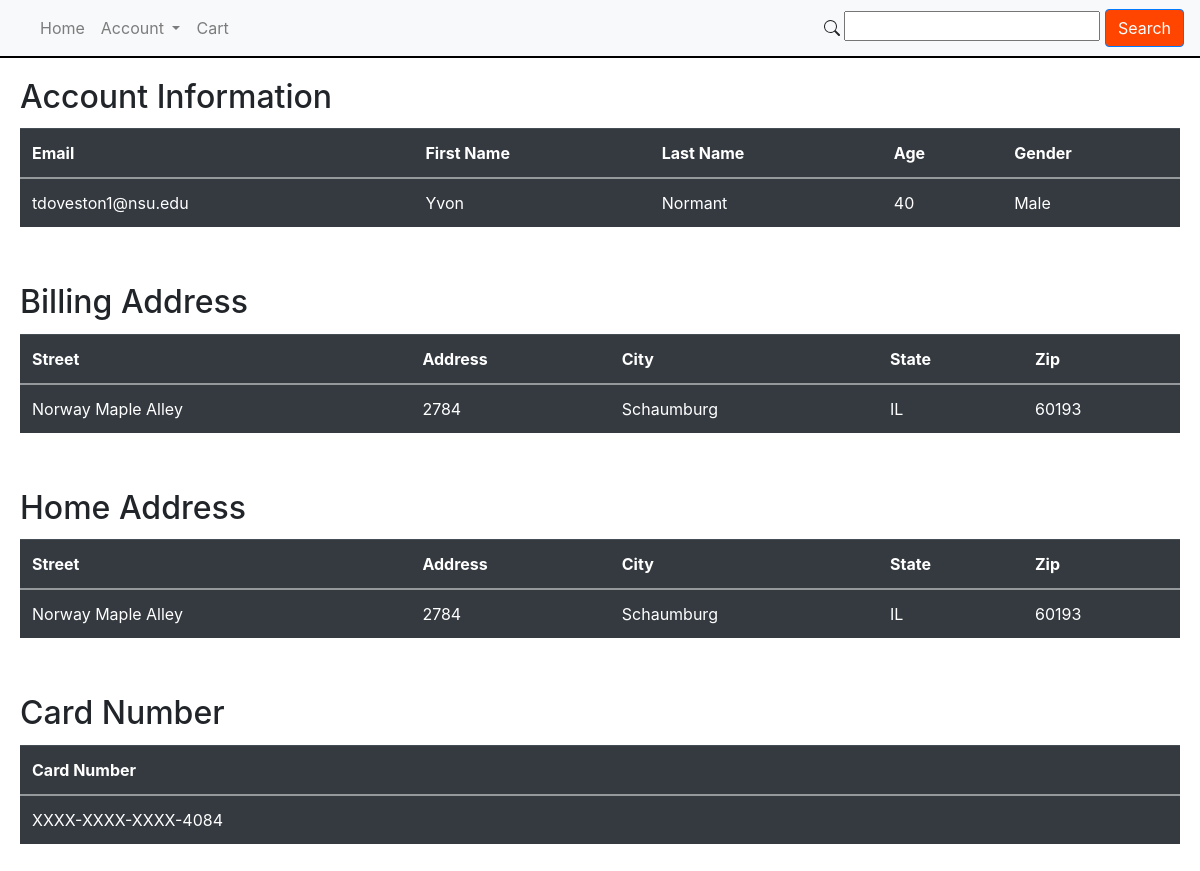
/account (signed in), run on the app's committed database.
### tables this page shows
CREATE TABLE Buyers(email TEXT NOT NULL PRIMARY KEY, first_name TEXT NOT NULL, last_name TEXT NOT NULL, gender TEXT NOT NULL, age INT NOT NULL, home_address_id INT NOT NULL, billing_address_id INT NOT NULL, FOREIGN KEY (email) REFERENCES Users (email) );

CREATE TABLE Address(address_id TEXT NOT NULL PRIMARY KEY, zipcode INT NOT NULL, street_num INT NOT NULL, street_name TEXT NOT NULL, FOREIGN KEY (zipcode) REFERENCES Zipcode_Info (zipcode) );

CREATE TABLE Zipcode_Info(zipcode INT NOT NULL PRIMARY KEY, city TEXT NOT NULL, state_id INT NOT NULL, population INT NOT NULL, density INT NOT NULL, county_name TEXT NOT NULL, timezone TEXT NOT NULL);

### app.py (the view)
@app.route('/account', methods=['GET', 'POST'])
def account():
    if session.returnIsVendor() == 1:
        return redirect('/') # todo
    if session.returnIsBuyer() == 1:
        personal = personalDetails_request(session.returnUserID(), session.returnHashedPassword())
        billing = billingAddrDetails_request(session.returnUserID(), session.returnHashedPassword())
        home = homeAddrDetails_request(session.returnUserID(), session.returnHashedPassword())
        payments = paymentDetails_request(session.returnUserID(), session.returnHashedPassword())
        return render_template('account.html', personal=personal, billing=billing,home=home, payments=payments)
    return redirect('/')

### app.py (called while the page is built)
def personalDetails_request(emailaddress, password):
    connection = sql.connect('database.db')
    cursor = connection.execute('SELECT Buyers.email, Buyers.first_name, Buyers.last_name, Buyers.age, Buyers.gender FROM Users JOIN Buyers ON Buyers.email = Users.email WHERE Users.email =''?'' AND Users.password =''?'';', (emailaddress, password))
    return cursor.fetchall()

def billingAddrDetails_request(emailaddress, password):
    connection = sql.connect('database.db')
    cursor = connection.execute('SELECT Address.street_name, Address.street_num, Zipcode_Info.city, Zipcode_Info.state_id, Address.zipcode FROM Users LEFT JOIN Buyers ON Buyers.email = Users.email LEFT JOIN Address ON Buyers.billing_address_id = Address.address_ID LEFT JOIN Zipcode_Info ON Zipcode_Info.zipcode = Address.zipcode WHERE Users.email =''?'' AND Users.password =''?'';', (emailaddress, password))
    return cursor.fetchall()

def homeAddrDetails_request(emailaddress, password):
    connection = sql.connect('database.db')
    cursor = connection.execute('SELECT Address.street_name, Address.street_num, Zipcode_Info.city, Zipcode_Info.state_id, Address.zipcode FROM Users LEFT JOIN Buyers ON Buyers.email = Users.email LEFT JOIN Address ON Buyers.billing_address_id = Address.address_ID LEFT JOIN Zipcode_Info ON Zipcode_Info.zipcode = Address.zipcode WHERE Users.email =''?'' AND Users.password =''?'';', (emailaddress, password))
    return cursor.fetchall()

def paymentDetails_request(emailaddress, password):
    connection = sql.connect('database.db')
    cursor = connection.execute('SELECT substr(Credit_Cards.credit_card_num, 16,4) FROM Users LEFT JOIN Buyers ON Buyers.email = Users.email LEFT JOIN Credit_Cards ON Credit_Cards.owner_email = Buyers.email WHERE Users.email =''?'' AND Users.password =''?'';', (emailaddress, password))
    return cursor.fetchone()

### session.py (called while the page is built)
    def returnHashedPassword(self):
        return self.password

    def returnUserID(self):
        return self.userID

    def returnIsSeller(self):
        return self.isSeller

    def returnIsBuyer(self):
        return self.isBuyer

    def returnIsVendor(self):
        return self.isVendor

### templates/account.html (shortened to what this page needs)
<!DOCTYPE html>
<html lang="en" dir="ltr">
    <head>
        <link rel="stylesheet" href="https://stackpath.bootstrapcdn.com/bootstrap/4.4.1/css/bootstrap.min.css"
>
        <link rel="stylesheet" type="text/css" href="{{ url_for('static', filename='css/styles.css') }}" />
        <link rel="stylesheet" href="https://cdnjs.cloudflare.com/ajax/libs/bootstrap/4.5.3/css/bootstrap.min.css" />
    </head>
    <body>
		<nav class="navbar navbar-expand-lg navbar-light bg-light">
		  	<div class="collapse navbar-collapse" id="navbarSupportedContent">
		    	<ul class="navbar-nav mr-auto">
             	{% for item in navbar %}
				{% if item.sublinks %}
			      	<li class="nav-item dropdown">
			        	<a class="nav-link dropdown-toggle" href="#" id="navbarDropdown" role="button" data-toggle="dropdown" aria-haspopup="true" aria-expanded="false">
				          	{{item.text}}
			        	</a>
			      	</li>
			  		{% elif item.url %}
			      	<li class="nav-item">
			        	<a class="nav-link" href="{{item.url}}">{{item.text}}</a>
			      	</li>
		      		{% endif %}
		      		{% endfor %}
		      	</ul>
		  	</div>
		  	<form action="/search" method="POST">
				<input type="text" name="search">
				<button type="submit" class="btn btn-primary" style="background-color: orangered;">Search</button>
			</form>
		</nav>
		<div style="margin: 0px; padding: 0px; background-color: black; color: black; height: 2px !important; width: 100% important;"></div>
        <div class="card-body">
            <h2 class="card-title">Account Information</h2>
            <table class="table table-dark">
                <tr>
                    <th scope="col">Email</th>
                    <th scope="col">First Name</th>
                    <th scope="col">Last Name</th>
                    <th scope="col">Age</th>
                    <th scope="col">Gender</th>
                </tr>
                <tbody>
                {% for email, first_name, last_name, age, gender in personal %}
                    <tr>
                        <td> {{ email }} </td>
                        <td> {{ first_name }} </td>
                        <td> {{ last_name }} </td>
                        <td> {{ age }} </td>
                        <td> {{ gender }} </td>
                    </tr>
                {% endfor %}
                </tbody>
            </table>
        </div>
        <div class="card-body">
            <h2 class="card-title">Billing Address</h2>
            <table class="table table-dark">
                <tr>
                    <th scope="col">Street</th>
                    <th scope="col">Address</th>
                    <th scope="col">City</th>
                    <th scope="col">State</th>
                    <th scope="col">Zip</th>
                </tr>
                <tbody>
                {% for street_name, street_num, city, state_id, zipcode in billing %}
                    <tr>
                        <td> {{ street_name }} </td>
                        <td> {{ street_num }} </td>
                        <td> {{ city }} </td>
                        <td> {{ state_id }} </td>
                        <td> {{ zipcode }} </td>
                    </tr>
                {% endfor %}
                </tbody>
            </table>
        </div>
        <div class="card-body">
            <h2 class="card-title">Home Address</h2>
            <table class="table table-dark">
                <tr>
                    <th scope="col">Street</th>
                    <th scope="col">Address</th>
                    <th scope="col">City</th>
                    <th scope="col">State</th>
                    <th scope="col">Zip</th>
                </tr>
                <tbody>
                {% for street_name, street_num, city, state_id, zipcode in home %}
                    <tr>
                        <td> {{ street_name }} </td>
                        <td> {{ street_num }} </td>
                        <td> {{ city }} </td>
                        <td> {{ state_id }} </td>
                        <td> {{ zipcode }} </td>
                    </tr>
                {% endfor %}
                </tbody>
            </table>
        </div>
        <div class="card-body">
            <h2 class="card-title">Card Number</h2>
            <table class="table table-dark">
                <tr>
                    <th scope="col">Card Number</th>
                </tr>
                <tbody>
                {% for card_num in payments %}
                    <tr>
                        <td> XXXX-XXXX-XXXX-{{ card_num }} </td>
                    </tr>
                {% endfor %}
                </tbody>
            </table>
        </div>
    </body>
</html>

### data on the page
Buyers: email "tdoveston1@nsu.edu", first_name "Yvon", last_name "Normant", age "40", gender "Male"
Address: street_name "Norway Maple Alley", street_num "2784", city "Schaumburg", state_id "IL", zipcode "60193"

### other printed values
{{ item.text }} "Home" "Cart"
{{ item.text }} "Account"
{{ card_num }} "4084"
